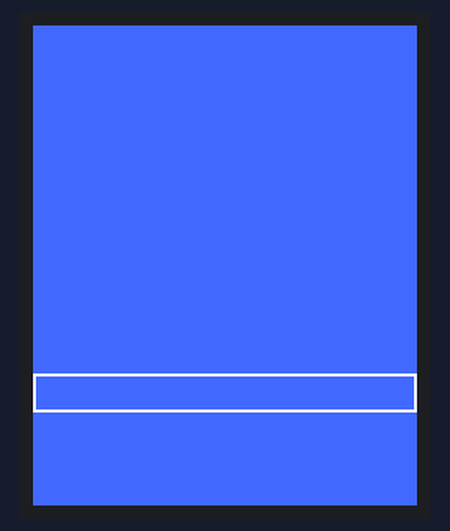
The sketch below on a simulated ESP32. Shown: 128×160 colour display. WiFi joins after 1.5 s; servers stay silent unless stated; uploads are accepted with an empty reply; the local clock reads 2024-03-15 10:24:30 at power-on unless the sketch sets it; what the sketch prints to the serial monitor is not drawn.

Above: at 0.2 s.
At 5.61 s:
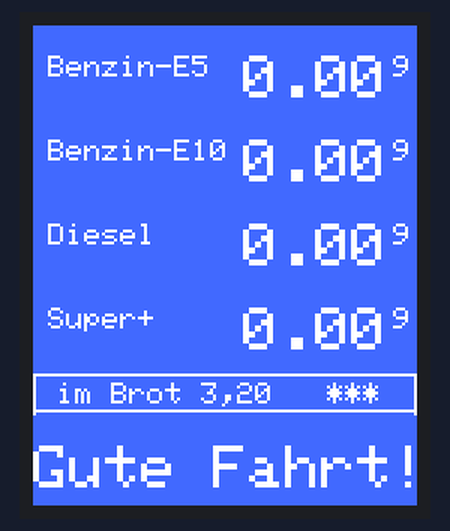
At 10.09 s:
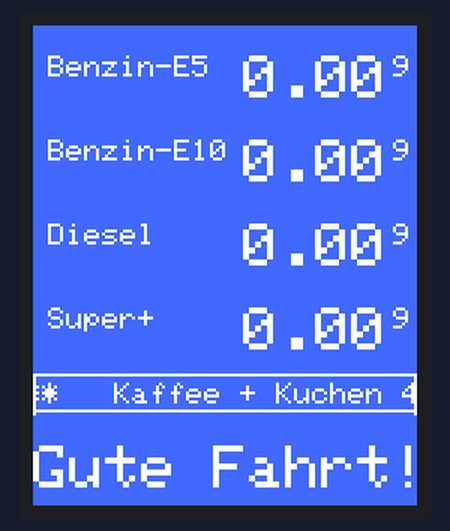
At 17.91 s:
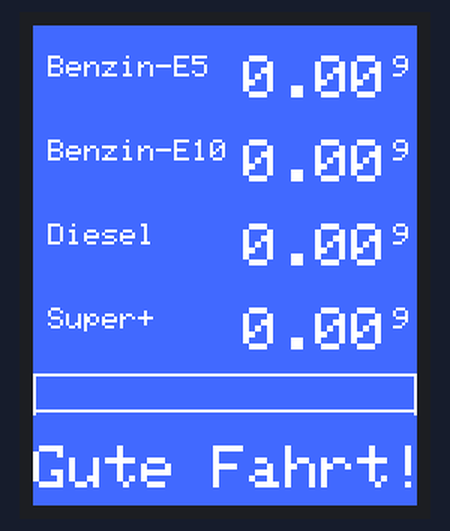
At 27.4 s:
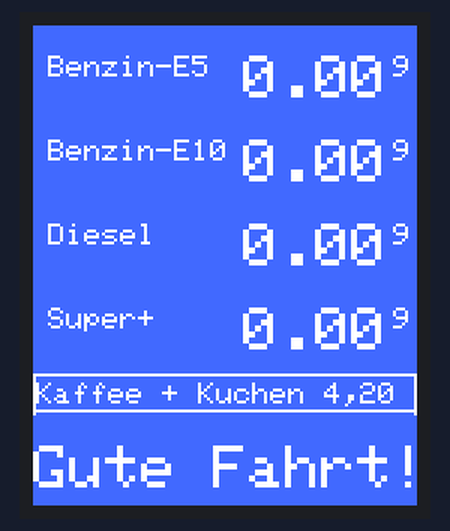
At 39.68 s:
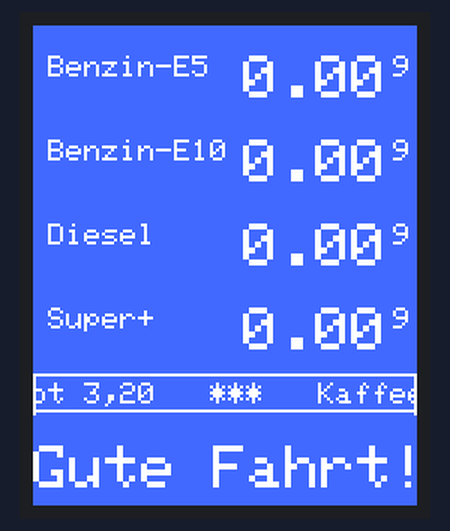

The sketch:

Tankstelle_Preisinfo.ino
```cpp
/*  siehe Beschreibung neuer Sketch mit aktuellen Preisen */
#include <Arduino.h>
#include <WiFi.h>
#include <WiFiMulti.h>
#include <HTTPClient.h>
#include <WiFiClientSecure.h>
#include <ArduinoJson.h>
#include <Adafruit_GFX.h>
#include <Adafruit_ST7735.h>
#include <SPI.h>

#ifndef FRITZBOX
#define FRITZBOX "meinWlan"                                                     //  WLAN Zugangsdaten
#define PASSWORD "xxxxxxxxxxxxxxxxxxxx"                                         //  WLAN Passwort
#endif

// Definieren der PINs fuer das Display
#define TFT_CS       17
#define TFT_RST       4    // set to -1 and connect to Arduino RESET pin
#define TFT_DC        2
Adafruit_ST7735 tft = Adafruit_ST7735(TFT_CS, TFT_DC, TFT_RST);

// Pin fuer die LEDs in der Tankstelle (z.B. Kassenraumbeleuchtung)
// int led = 3;

unsigned long drawTime = 0;
// Definition der Texte und Werte
const String lauftext =
" ***  Bockwurst im Brot 3,20   ***   Kaffee + Kuchen 4,20   *** ";
const uint8_t width = 24;  //Länge des Ausschnittes
int offset = 0;

// wir arbeiten mit byte und tun bei der Anzeige nur so, als wären es Kommazahlen. Das spart Speicher.

uint16_t preisE5     = 0;                                                               // = Preis BenzinE5
uint16_t preisE10    = 0;                                                               // = Preis BenzinE10
uint16_t preisDiesel = 0;                                                               // = Preis Diesel
uint16_t preisSplus  = 0;                                                               // = Preis Super+
unsigned long myTime;

/*
 *  Definieren der Farbe fuer den Hintergund und den Vordergrund
 *  Onlinetool zum umrechnen der Farbwerte
 *  http://www.barth-dev.de/online/rgb565-color-picker/
 *
 */
//uint16_t TFT_BLUE = 0210; // Hintergrundfarbe
//Zum verwenden die nachfolgenden Zeilen aktivieren.
word RGBtoColor( byte R, byte G, byte B)
{
  return ( ((R & 0xF8) << 8) | ((G & 0xFC) << 3) | (B >> 3) );
}
uint16_t TFT_BLUE = RGBtoColor(65, 105, 255);

#define CHAR_WIDTH 6

// Zeitsteuerung des Preiswechsels
uint32_t aktMillis, lastUpdatePreise, lastUpdateScrollText;
const uint32_t INTERVALL = 12 * 15000UL;                // 12 * 15000 = 180.000 = das sind 180 Sekunden = 3  Minuten
//const uint32_t INTERVALL = 200;                       // 200; // das sind für Testzwecke 0,2 Sekunden
const uint32_t SCROLLINTERVALL = 240/CHAR_WIDTH;        // 240/6 = 0.040 das sind 0.04 Sekunden = 40 MilliSekunden

// Dein Tankerkoenig ApiKey und die abzufragende TankstellenID
String TankerkoenigApiKey = "xxxxxxxx-xxxx-xxxx-xxxx-xxxxxxxxxxxx";
String TankstellenID      = "xxxxxxxx-xxxx-xxxx-xxxx-xxxxxxxxxxxx";


const String url =
      "https://creativecommons.tankerkoenig.de/json/detail.php?id=" + TankstellenID + "&apikey=" + TankerkoenigApiKey;
// --------------------------------------------------------------------------
// Freitag, 18. August 2023 um 02:23:14
// root certificate von creativecommons.tankerkoenig.de
// URL/webservice im Browser aufrufen, Klick auf Schlosss im Browser,
// click auf "zertifikat ist sicher", export Root-Cert, dann im
// editor anpassen wie unten (Zeilenanfang und Ende)
const char* rootCACertificate = \
"-----BEGIN CERTIFICATE-----\n" \
"MIIFazCCA1OgAwIBAgIRAIIQz7DSQONZRGPgu2OCiwAwDQYJKoZIhvcNAQELBQAw\n" \
"TzELMAkGA1UEBhMCVVMxKTAnBgNVBAoTIEludGVybmV0IFNlY3VyaXR5IFJlc2Vh\n" \
"cmNoIEdyb3VwMRUwEwYDVQQDEwxJU1JHIFJvb3QgWDEwHhcNMTUwNjA0MTEwNDM4\n" \
"WhcNMzUwNjA0MTEwNDM4WjBPMQswCQYDVQQGEwJVUzEpMCcGA1UEChMgSW50ZXJu\n" \
"ZXQgU2VjdXJpdHkgUmVzZWFyY2ggR3JvdXAxFTATBgNVBAMTDElTUkcgUm9vdCBY\n" \
"MTCCAiIwDQYJKoZIhvcNAQEBBQADggIPADCCAgoCggIBAK3oJHP0FDfzm54rVygc\n" \
"h77ct984kIxuPOZXoHj3dcKi/vVqbvYATyjb3miGbESTtrFj/RQSa78f0uoxmyF+\n" \
"0TM8ukj13Xnfs7j/EvEhmkvBioZxaUpmZmyPfjxwv60pIgbz5MDmgK7iS4+3mX6U\n" \
"A5/TR5d8mUgjU+g4rk8Kb4Mu0UlXjIB0ttov0DiNewNwIRt18jA8+o+u3dpjq+sW\n" \
"T8KOEUt+zwvo/7V3LvSye0rgTBIlDHCNAymg4VMk7BPZ7hm/ELNKjD+Jo2FR3qyH\n" \
"B5T0Y3HsLuJvW5iB4YlcNHlsdu87kGJ55tukmi8mxdAQ4Q7e2RCOFvu396j3x+UC\n" \
"B5iPNgiV5+I3lg02dZ77DnKxHZu8A/lJBdiB3QW0KtZB6awBdpUKD9jf1b0SHzUv\n" \
"KBds0pjBqAlkd25HN7rOrFleaJ1/ctaJxQZBKT5ZPt0m9STJEadao0xAH0ahmbWn\n" \
"OlFuhjuefXKnEgV4We0+UXgVCwOPjdAvBbI+e0ocS3MFEvzG6uBQE3xDk3SzynTn\n" \
"jh8BCNAw1FtxNrQHusEwMFxIt4I7mKZ9YIqioymCzLq9gwQbooMDQaHWBfEbwrbw\n" \
"qHyGO0aoSCqI3Haadr8faqU9GY/rOPNk3sgrDQoo//fb4hVC1CLQJ13hef4Y53CI\n" \
"rU7m2Ys6xt0nUW7/vGT1M0NPAgMBAAGjQjBAMA4GA1UdDwEB/wQEAwIBBjAPBgNV\n" \
"HRMBAf8EBTADAQH/MB0GA1UdDgQWBBR5tFnme7bl5AFzgAiIyBpY9umbbjANBgkq\n" \
"hkiG9w0BAQsFAAOCAgEAVR9YqbyyqFDQDLHYGmkgJykIrGF1XIpu+ILlaS/V9lZL\n" \
"ubhzEFnTIZd+50xx+7LSYK05qAvqFyFWhfFQDlnrzuBZ6brJFe+GnY+EgPbk6ZGQ\n" \
"3BebYhtF8GaV0nxvwuo77x/Py9auJ/GpsMiu/X1+mvoiBOv/2X/qkSsisRcOj/KK\n" \
"NFtY2PwByVS5uCbMiogziUwthDyC3+6WVwW6LLv3xLfHTjuCvjHIInNzktHCgKQ5\n" \
"ORAzI4JMPJ+GslWYHb4phowim57iaztXOoJwTdwJx4nLCgdNbOhdjsnvzqvHu7Ur\n" \
"TkXWStAmzOVyyghqpZXjFaH3pO3JLF+l+/+sKAIuvtd7u+Nxe5AW0wdeRlN8NwdC\n" \
"jNPElpzVmbUq4JUagEiuTDkHzsxHpFKVK7q4+63SM1N95R1NbdWhscdCb+ZAJzVc\n" \
"oyi3B43njTOQ5yOf+1CceWxG1bQVs5ZufpsMljq4Ui0/1lvh+wjChP4kqKOJ2qxq\n" \
"4RgqsahDYVvTH9w7jXbyLeiNdd8XM2w9U/t7y0Ff/9yi0GE44Za4rF2LN9d11TPA\n" \
"mRGunUHBcnWEvgJBQl9nJEiU0Zsnvgc/ubhPgXRR4Xq37Z0j4r7g1SgEEzwxA57d\n" \
"emyPxgcYxn/eR44/KJ4EBs+lVDR3veyJm+kXQ99b21/+jh5Xos1AnX5iItreGCc=\n" \
"-----END CERTIFICATE-----\n" ;

// Not sure if WiFiClientSecure checks the validity date of the certificate.
// Setting clock just to be sure...
void setClock() {
  configTime(0, 0, "pool.ntp.org");

  Serial.print(F("Waiting for NTP time sync: "));
  time_t nowSecs = time(nullptr);
  while (nowSecs < 8 * 3600 * 2) {
    delay(500);
    Serial.print(F("."));
    yield();
    nowSecs = time(nullptr);
  }

  Serial.println();
  struct tm timeinfo;
  gmtime_r(&nowSecs, &timeinfo);
  Serial.print(F("Current time: "));
  Serial.print(asctime(&timeinfo));
}


WiFiMulti WiFiMulti;

void setup() {

  Serial.begin(115200);
  // Serial.setDebugOutput(true);
  Serial.println();
  Serial.println();
  Serial.println("Hello. I´m the display of your Tankstelle");


  // Init TFT-Display ------------------------------------------------------
  tft.initR(INITR_BLACKTAB);          // TFT 1.8"    128*160
  //tft.initR(INITR_144GREENTAB);     // TFT 1.44"
  tft.setRotation(0);           // DREHEN DES DISPLAYS um 180° mit (0) oder (2)
  tft.setSPISpeed(40000000);
  tft.setTextWrap(false);
  tft.fillScreen(TFT_BLUE);
  tft.drawRect(0,116,tft.width(),13,ST7735_WHITE); // x, y, weite, hoehe, Farbe

  randomSeed(analogRead(A0));   // unbenutzter Analogeingang

  Serial.println("lesepreise und schreibeNeu im Setup");
  lesepreise();

  tft.fillScreen(TFT_BLUE);
  schreibeNeu();
}
// --------------------------------------------Setup-Ende --------

  void loop() {
  //digitalWrite(3,HIGH);
    aktMillis = millis();

  if (aktMillis - lastUpdatePreise >= INTERVALL) {
    lastUpdatePreise = aktMillis;
    Serial.println("lesepreise und schreibeNeu im Loop");
    lesepreise();

    schreibeNeu();
  }


  // Zeichnen des Rahmens um den Lauftext
  tft.drawRect(0,116,tft.width(),13,ST7735_WHITE); // x, y, weite, hoehe, Farbe

//Lauftext ausgeben
  if (aktMillis - lastUpdateScrollText >= SCROLLINTERVALL) {
    lastUpdateScrollText = aktMillis;
    //Serial.println(scroll());
    if(offset< CHAR_WIDTH * lauftext.length()){
      offset++;
      scrollText(offset);
    }else{
      offset = 0;
    }
  }

  // Gute Fahrt
  tft.setTextSize(2);
  tft.setCursor(0, 140);
  tft.print("Gute Fahrt!");

 }      // ------------------------------------ Ende Loop  ----------

//Scrolltext erstellen und ausgeben
void scrollText(int offset){
    String t = "";
      tft.setCursor(-offset, 119);
      tft.setTextSize(1);
      tft.print(lauftext);
      tft.drawLine(0,116,0, 116+13, ST7735_WHITE);  // Senkrechte Linie links neu zeichnen weil vom Text gelöscht wurde
      tft.drawLine(tft.width()-1, 116, tft.width()-1, 116+13, ST7735_WHITE);    // Senkrechte Linie rechts neu zeichnen
}

// uint16_t zu scheinbarem Floatstring
char *byteToFloat(uint16_t in) {
static char preisStr[5];
   preisStr[4] ='\0';
   preisStr[1] ='.';  // oder ','                                  // Hier kann im Preis "Punkt" oder "Komma" auswählen
   preisStr[3] = in % 10 +'0';
   in /= 10;
   preisStr[2] = in % 10 +'0';
   in /= 10;
   preisStr[0] = in % 10 +'0';
   // Serial.println(preisStr);
   return preisStr;
}
// Ausgabe eine Zeile
void schreibPreis(int y, char* beschriftung, uint16_t preisZahl) {
  int abstandLinksText = 5;
  char *preis = byteToFloat(preisZahl);
  Serial.print(beschriftung); Serial.print(": ");Serial.print(preis); Serial.print(" ");    // Serielle Ausgabe

  //Kraftstoffart klein schreiben
  tft.setTextSize(1);
  tft.setCursor(abstandLinksText, y);
  tft.print(beschriftung);

  //Preis gross schreiben
  tft.setTextSize(2);
  int abstandLinksPreis = 70; //durch Experimente ermittelt
  tft.setCursor(abstandLinksPreis, y);
  tft.print(preis);

  //eine kleine 9 schreiben
  tft.setTextSize(1);
  int abstandLinks9 = 120; //durch Experimente ermittelt
  tft.setCursor(abstandLinks9,y);
  tft.print("9");
}


//schreib die Preise

void schreibeNeu() {
//Hintergrund schwarz füllen
  //tft.fillScreen(TFT_BLUE);                                                   // auskommentiert
  tft.setTextColor(ST7735_WHITE, TFT_BLUE);
  int y = 10;
  int zeilenHoehe = 28;                                                 //Pixel pro Zeile; durch Experimente ermittelt


  schreibPreis(y, "Benzin-E5", preisE5);
  y += zeilenHoehe;
  schreibPreis(y, "Benzin-E10", preisE10);
  y += zeilenHoehe;
  schreibPreis(y, "Diesel", preisDiesel);
  y += zeilenHoehe;
  schreibPreis(y, "Super+", preisSplus);
  Serial.println("");
}


void lesepreise() {
  // Init WiFi --------------
  WiFi.mode(WIFI_STA);
  WiFiMulti.addAP(FRITZBOX, PASSWORD);

  // wait for WiFi connection
  Serial.print("Waiting for WiFi to connect...");
  while ((WiFiMulti.run() != WL_CONNECTED)) {
    Serial.print(".");
  }
  Serial.println(" connected");

   setClock();

  WiFiClientSecure *client = new WiFiClientSecure;
  if(client) {
    client -> setCACert(rootCACertificate);
    {
      // Add a scoping block for HTTPClient https
      HTTPClient https;
      Serial.print("[HTTPS] begin...\n");
      if (https.begin(*client, url)) {
        Serial.print("[HTTPS] GET...\n");
        // start connection and send HTTP header
        int httpCode = https.GET();
        // httpCode will be negative on error
        if (httpCode > 0) {
          // HTTP header has been send and Server response header has been handled
          Serial.printf("[HTTPS] GET... code: %d\n", httpCode);
          // file found at server
          if (httpCode == HTTP_CODE_OK || httpCode == HTTP_CODE_MOVED_PERMANENTLY)
           {
           String payload = https.getString();
           Serial.println(payload);
          // Stream& input;
          StaticJsonDocument<1024> doc;
          DeserializationError error = deserializeJson(doc, payload);
          if (error) {
            Serial.print("deserializeJson() failed: ");
            Serial.println(error.c_str());
            return;
                     }
          bool ok = doc["ok"];                                                    // true
          const char* license = doc["license"];                                   // "CC BY 4.0 -  https://creativecommons.tankerkoenig.de"
          const char* data = doc["data"];                                         // "MTS-K"
          const char* status = doc["status"];                                     // "ok"
          JsonObject station = doc["station"];
          const char* station_id = station["id"];                                 //
          const char* station_name = station["name"];                             //
          const char* station_brand = station["brand"];                           //
          const char* station_street = station["street"];                         //
          const char* station_houseNumber = station["houseNumber"];               //
          int station_postCode = station["postCode"];                             //
          const char* station_place = station["place"];                           //
          for (JsonObject station_openingTime : station["openingTimes"].as<JsonArray>())
            {
            const char* station_openingTime_text = station_openingTime["text"];   // "Mo-Fr", "Samstag", "Sonntag, ...
            const char* station_openingTime_start = station_openingTime["start"]; // "07:00:00", "08:00:00", ...
            const char* station_openingTime_end = station_openingTime["end"];     // "20:00:00", "20:00:00", "19:00:00"
            }
          bool station_wholeDay = station["wholeDay"];                            // false
          bool station_isOpen = station["isOpen"];                                // true
          float station_e5 = station["e5"];                                       // 1.919
          float station_e10 = station["e10"];                                     // 1.859
          float station_diesel = station["diesel"];                               // 1.699
          float station_lat = station["lat"];                                     // 53.05154
          float station_lng = station["lng"];                                     // 8.264041
          // station["state"] is null
          Serial.print("e5:");
          Serial.print(station_e5);
          Serial.print(" e10:");
          Serial.print(station_e10);
          Serial.print(" Diesel:");
          Serial.print(station_diesel);
          Serial.print(" Station:");
          Serial.println(station_brand);
          preisE5     =  station_e5 * 100;
          preisE10    =  station_e10 * 100;
          preisDiesel =  station_diesel * 100;
          preisSplus  =  0;
          }       // Ende HTTPS-Code = OK
        }         // Ende HTTP-Code > 0
          else {
          Serial.printf("[HTTPS] GET... failed, error: %s\n", https.errorToString(httpCode).c_str());
               }
        https.end();
      }           // Ende von HTTPS.begin
       else {
       Serial.printf("[HTTPS] Unable to connect\n");
      }
      // End extra scoping block
    }             // Ende von HTTP Client

      delete client;
    } else {
      Serial.println("Unable to create client");
    }
}
```

Measured:
- what the display in image 3 shows lasts 0.4 s, from 17.7 s to 18.1 s
